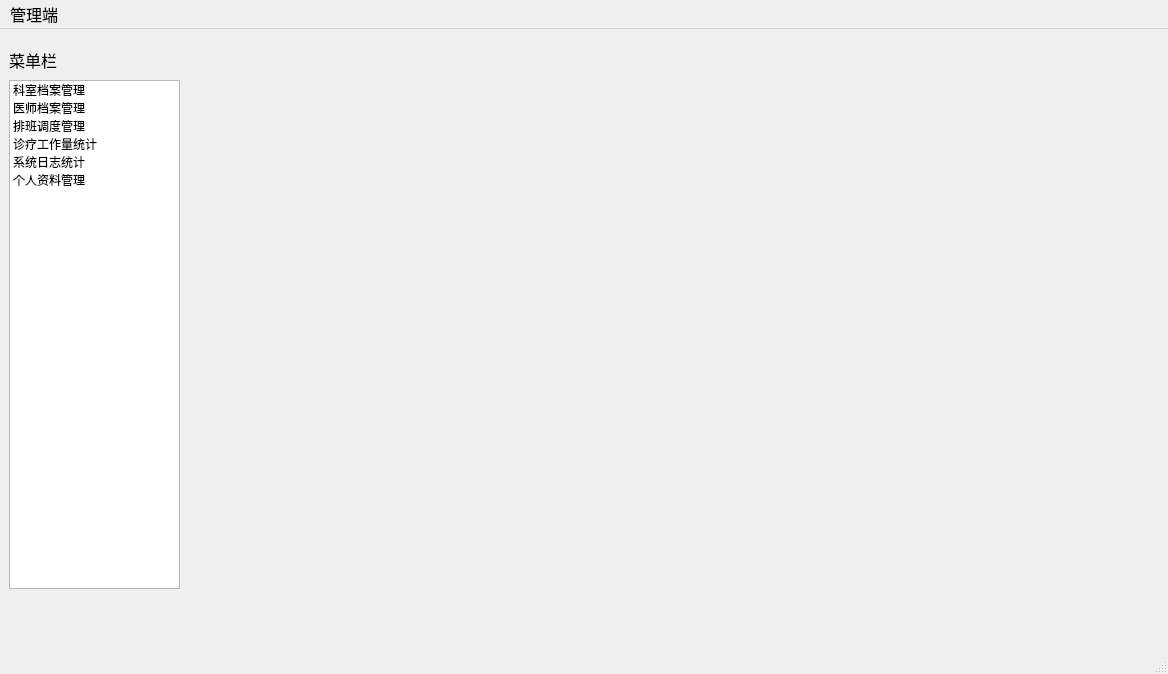
<?xml version="1.0" encoding="UTF-8"?>
<ui version="4.0">
 <class>Staff_MainWindow</class>
 <widget class="QMainWindow" name="Staff_MainWindow">
  <property name="geometry">
   <rect>
    <x>0</x>
    <y>0</y>
    <width>1168</width>
    <height>674</height>
   </rect>
  </property>
  <property name="windowTitle">
   <string>MainWindow</string>
  </property>
  <widget class="QWidget" name="centralwidget">
   <layout class="QHBoxLayout" name="horizontalLayout" stretch="1,3">
    <item>
     <widget class="QWidget" name="left_widget" native="true">
      <property name="minimumSize">
       <size>
        <width>180</width>
        <height>0</height>
       </size>
      </property>
      <property name="maximumSize">
       <size>
        <width>180</width>
        <height>16777215</height>
       </size>
      </property>
      <widget class="QWidget" name="verticalLayoutWidget">
       <property name="geometry">
        <rect>
         <x>0</x>
         <y>10</y>
         <width>171</width>
         <height>541</height>
        </rect>
       </property>
       <layout class="QVBoxLayout" name="verticalLayout">
        <property name="spacing">
         <number>8</number>
        </property>
        <item>
         <widget class="QLabel" name="label">
          <property name="font">
           <font>
            <pointsize>12</pointsize>
           </font>
          </property>
          <property name="text">
           <string>菜单栏</string>
          </property>
          <property name="alignment">
           <set>Qt::AlignmentFlag::AlignLeading|Qt::AlignmentFlag::AlignLeft|Qt::AlignmentFlag::AlignVCenter</set>
          </property>
         </widget>
        </item>
        <item>
         <widget class="QListWidget" name="listWidget">
          <property name="spacing">
           <number>1</number>
          </property>
          <item>
           <property name="text">
            <string>科室档案管理</string>
           </property>
           <property name="font">
            <font>
             <bold>false</bold>
            </font>
           </property>
           <property name="icon">
            <iconset>
             <normaloff>image/mainWIn_img/reserve.png</normaloff>image/mainWIn_img/reserve.png</iconset>
           </property>
          </item>
          <item>
           <property name="text">
            <string>医师档案管理</string>
           </property>
           <property name="icon">
            <iconset>
             <normaloff>image/mainWIn_img/archive.png</normaloff>image/mainWIn_img/archive.png</iconset>
           </property>
          </item>
          <item>
           <property name="text">
            <string>排班调度管理</string>
           </property>
           <property name="icon">
            <iconset>
             <normaloff>image/mainWIn_img/Schedule.png</normaloff>image/mainWIn_img/Schedule.png</iconset>
           </property>
          </item>
          <item>
           <property name="text">
            <string>诊疗工作量统计</string>
           </property>
           <property name="icon">
            <iconset>
             <normaloff>image/mainWIn_img/workStatic.png</normaloff>image/mainWIn_img/workStatic.png</iconset>
           </property>
          </item>
          <item>
           <property name="text">
            <string>系统日志统计</string>
           </property>
           <property name="icon">
            <iconset>
             <normaloff>image/mainWIn_img/sys.png</normaloff>image/mainWIn_img/sys.png</iconset>
           </property>
          </item>
          <item>
           <property name="text">
            <string>个人资料管理</string>
           </property>
           <property name="icon">
            <iconset>
             <normaloff>image/mainWIn_img/myProfile.png</normaloff>image/mainWIn_img/myProfile.png</iconset>
           </property>
          </item>
         </widget>
        </item>
       </layout>
      </widget>
     </widget>
    </item>
    <item>
     <widget class="QWidget" name="right_widget" native="true">
      <property name="sizePolicy">
       <sizepolicy hsizetype="Expanding" vsizetype="Expanding">
        <horstretch>0</horstretch>
        <verstretch>0</verstretch>
       </sizepolicy>
      </property>
     </widget>
    </item>
   </layout>
  </widget>
  <widget class="QMenuBar" name="menubar">
   <property name="geometry">
    <rect>
     <x>0</x>
     <y>0</y>
     <width>1168</width>
     <height>30</height>
    </rect>
   </property>
   <property name="font">
    <font>
     <pointsize>12</pointsize>
    </font>
   </property>
   <widget class="QMenu" name="menu">
    <property name="font">
     <font>
      <pointsize>9</pointsize>
     </font>
    </property>
    <property name="title">
     <string>管理端</string>
    </property>
   </widget>
   <addaction name="menu"/>
  </widget>
  <widget class="QStatusBar" name="statusbar"/>
 </widget>
 <resources/>
 <connections/>
</ui>
